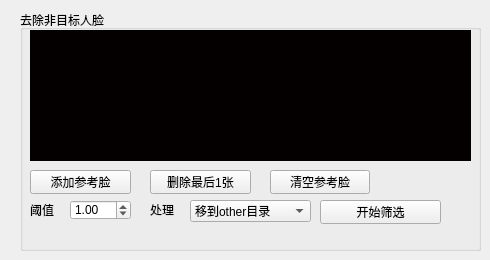
      <widget class="QWidget" name="tab_10">
       <attribute name="icon">
        <iconset>
         <normaloff>icons/面膜.png</normaloff>icons/面膜.png</iconset>
       </attribute>
       <attribute name="title">
        <string>去除非目标人脸</string>
       </attribute>
       <widget class="QGroupBox" name="groupBox_verify">
        <property name="geometry">
         <rect>
          <x>20</x>
          <y>10</y>
          <width>461</width>
          <height>241</height>
         </rect>
        </property>
        <property name="title">
         <string>去除非目标人脸</string>
        </property>
        <widget class="QLabel" name="AdjustRefLabel">
         <property name="geometry">
          <rect>
           <x>10</x>
           <y>20</y>
           <width>441</width>
           <height>131</height>
          </rect>
         </property>
         <property name="minimumSize">
          <size>
           <width>96</width>
           <height>96</height>
          </size>
         </property>
         <property name="maximumSize">
          <size>
           <width>1888</width>
           <height>1968</height>
          </size>
         </property>
         <property name="toolTip">
          <string>点击图片来选择图片</string>
         </property>
         <property name="styleSheet">
          <string notr="true">background-color: rgb(5, 0, 0);</string>
         </property>
         <property name="text">
          <string/>
         </property>
        </widget>
        <widget class="QLabel" name="label_43">
         <property name="geometry">
          <rect>
           <x>10</x>
           <y>190</y>
           <width>31</width>
           <height>20</height>
          </rect>
         </property>
         <property name="minimumSize">
          <size>
           <width>0</width>
           <height>20</height>
          </size>
         </property>
         <property name="maximumSize">
          <size>
           <width>466</width>
           <height>20</height>
          </size>
         </property>
         <property name="text">
          <string>阈值</string>
         </property>
        </widget>
        <widget class="QDoubleSpinBox" name="spinAdjustVerifyThreshold">
         <property name="geometry">
          <rect>
           <x>50</x>
           <y>190</y>
           <width>61</width>
           <height>20</height>
          </rect>
         </property>
         <property name="decimals">
          <number>2</number>
         </property>
         <property name="minimum">
          <double>0.300000000000000</double>
         </property>
         <property name="maximum">
          <double>99.000000000000000</double>
         </property>
         <property name="singleStep">
          <double>0.100000000000000</double>
         </property>
         <property name="value">
          <double>1.000000000000000</double>
         </property>
        </widget>
        <widget class="QPushButton" name="btnStartPersonVerify">
         <property name="geometry">
          <rect>
           <x>300</x>
           <y>190</y>
           <width>121</width>
           <height>24</height>
          </rect>
         </property>
         <property name="styleSheet">
          <string notr="true"/>
         </property>
         <property name="text">
          <string>开始筛选</string>
         </property>
         <property name="icon">
          <iconset>
           <normaloff>icons/开始蓝框.png</normaloff>icons/开始蓝框.png</iconset>
         </property>
        </widget>
        <widget class="QLabel" name="label_51">
         <property name="geometry">
          <rect>
           <x>130</x>
           <y>190</y>
           <width>31</width>
           <height>20</height>
          </rect>
         </property>
         <property name="minimumSize">
          <size>
           <width>0</width>
           <height>20</height>
          </size>
         </property>
         <property name="maximumSize">
          <size>
           <width>466</width>
           <height>20</height>
          </size>
         </property>
         <property name="text">
          <string>处理</string>
         </property>
        </widget>
        <widget class="QComboBox" name="comboBox">
         <property name="geometry">
          <rect>
           <x>170</x>
           <y>190</y>
           <width>121</width>
           <height>22</height>
          </rect>
         </property>
         <item>
          <property name="text">
           <string>移到other目录</string>
          </property>
         </item>
        </widget>
        <widget class="QPushButton" name="btnAddRefFace">
         <property name="geometry">
          <rect>
           <x>10</x>
           <y>160</y>
           <width>101</width>
           <height>24</height>
          </rect>
         </property>
         <property name="toolTip">
          <string>添加目标人物的各个角度的人脸，便于系统识别目标人物</string>
         </property>
         <property name="text">
          <string>添加参考脸</string>
         </property>
         <property name="icon">
          <iconset>
           <normaloff>icons/添加.png</normaloff>icons/添加.png</iconset>
         </property>
        </widget>
        <widget class="QPushButton" name="btnDeleteLast">
         <property name="geometry">
          <rect>
           <x>130</x>
           <y>160</y>
           <width>101</width>
           <height>24</height>
          </rect>
         </property>
         <property name="toolTip">
          <string>删除最后一张参考图</string>
         </property>
         <property name="text">
          <string>删除最后1张</string>
         </property>
         <property name="icon">
          <iconset>
           <normaloff>icons/删除.png</normaloff>icons/删除.png</iconset>
         </property>
        </widget>
        <widget class="QPushButton" name="btnClearRef">
         <property name="geometry">
          <rect>
           <x>250</x>
           <y>160</y>
           <width>100</width>
           <height>24</height>
          </rect>
         </property>
         <property name="maximumSize">
          <size>
           <width>100</width>
           <height>100</height>
          </size>
         </property>
         <property name="toolTip">
          <string>删除全部参考图片</string>
         </property>
         <property name="text">
          <string>清空参考脸</string>
         </property>
         <property name="icon">
          <iconset>
           <normaloff>icons/取消.png</normaloff>icons/取消.png</iconset>
         </property>
        </widget>
       </widget>
      </widget>
